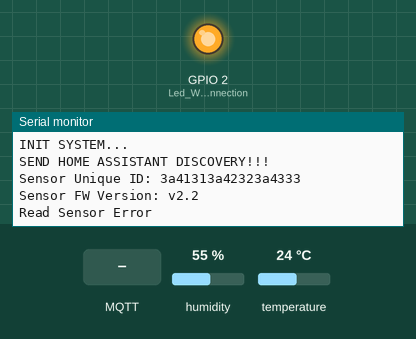
Bench run of a program on a simulated ESP8266 (Wemos D1 mini). Parts: output pins drawn as LEDs (lit = HIGH), the last lines printed to the serial monitor. The test bench sets the inputs (shaded band); at power-on: humidity 55 %, temperature 24 °C. WiFi joins after 1.5 s; servers stay silent unless stated; no MQTT or app messages arrive unless stated; pins used as bus, display or sensor lines are not drawn. At 10.7 s the program puts the board to deep sleep or switches it off; the recording ends there.

Above: at 2.8 s.
2.9 s: MQTT message "online" arrives on the first subscribed topic
At 4.5 s:
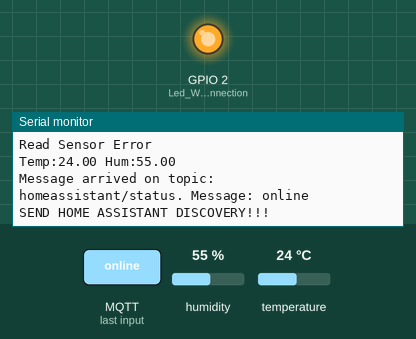
5.1 s: MQTT message "1" arrives on the first subscribed topic
At 6.5 s:
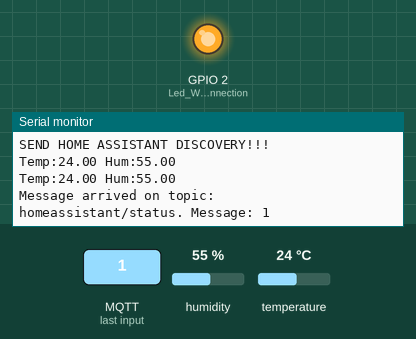
7.1 s: MQTT message "on" arrives on the first subscribed topic
At 8.2 s:
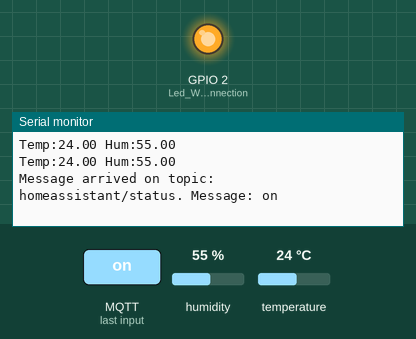

The program:

main.cpp
```cpp
// (licence header left out)
#include <Adafruit_Sensor.h>
#include <DHT.h>
#include <ESP8266WiFi.h>
#include <PubSubClient.h>
#include <ArduinoJson.h>
#include <AsyncMqttClient.h>
#include <WiFiClientSecure.h>
#include <time.h>

#include "config.h"
#include "NtpUtils.hpp"
#include "WifiUtils.hpp"
#include "MQTT.hpp"


#define DHTPIN    13     // Digital pin connected to the DHT sensor - Pin D7 (GPIO13)
#define DHTVCC    5      // Pin connected to the VCC DHT sensor - Pin D1 (GPIO5)
// Feather HUZZAH ESP8266 note: use pins 3, 4, 5, 12, 13 or 14 --
// Pin 15 can work but DHT must be disconnected during program upload.
#define DHTTYPE   DHT11  // DHT 11

//Global Variables
bool g_InitSystem = true;
float TempSensor;
float HumSensor;
DHT dht(DHTPIN, DHTTYPE);
uint32_t delayMS = 1000;


//Setup
void setup() {
  Serial.begin(9600);
  pinMode(LED_BUILTIN, OUTPUT); // Led Wifi connection
  pinMode(DHTVCC, OUTPUT); // Power Supply DHT11 - Pin D1 (GPIO5)

  ConnectWiFi_STA(false); //False with DHCP or True with Static IP
  InitMqtt(); //Ini MQTT

  // Initialize sensor device.
  dht.begin();
}

//Wait to read
void waitRead(){
 //Serial.println("Esperando 1 segundo");
 while ((currentMillis - previousMillis) <= delayMS){
    currentMillis = millis();
  }
  previousMillis = currentMillis;
  currentMillis = millis();
}

//Main Loop

void loop()
{

  HandleMqtt();

  //Send HomeAssistant Discovery
  if(g_InitSystem)
  {
    delay(100);
    g_InitSystem = false;
    Serial.println("INIT SYSTEM...");
    MqttHomeAssistantDiscovery();     // Send Discovery Data
    Serial.println ("Sensor Unique ID: " + MQTT_UNIQUE_ID);
    Serial.println ("Sensor FW Version: " + String(MQTT_SW_VERSION));
  }

  // Enable DHT11 and Read Temperature and humidity and Publish in topic
  digitalWrite(DHTVCC, HIGH);

  while ((isnan(HumSensor) || isnan(TempSensor)) || ((HumSensor == 0) || (TempSensor == 0)))
  {
    Serial.println("Read Sensor Error");
    waitRead();
    HumSensor = dht.readHumidity();
    waitRead();
    TempSensor = dht.readTemperature();
    delay(100);
  }
  waitRead();
  Serial.println("Temp:" + String(TempSensor) + " " + "Hum:" + String(HumSensor));
  PublisMqtt(VERSION, round(TempSensor), round(HumSensor));

  //Deep Sleep only 10 seconds connected
  #ifdef ESP_SLEEP
    if (currentMillis >= intervalSleep){
      Serial.println ("Go to sleep");
      ESP.deepSleep(ESP_SLEEP);
    }
  #endif

}
```

MQTT.hpp
```cpp
#ifdef MQTT_TLS
    // X.509 parsed
	BearSSL::X509List cert(cacert);
	BearSSL::X509List client_crt(client_cert);
	BearSSL::PrivateKey key(privkey);
	// Secure client connection class
	BearSSL::WiFiClientSecure espClient;
	// Secure client connection class
	PubSubClient mqttClient (espClient);
#else
	WiFiClient espClient;
	PubSubClient mqttClient (espClient);
#endif

//MQTT homeAssitant Discovery
void MqttHomeAssistantDiscovery()
{
	String discoveryTopic;
	String payload;
	String strPayload;

    //Generate de MQTT UNIQUE ID FROM MAC
    for (int i=8; i < macAddr.length(); i++ )
    {
        MQTT_UNIQUE_ID.concat(String(macAddr[i],HEX));
    }

    //Send Home Assistant Discovery
	if (mqttClient.connected())
	{
		Serial.println("SEND HOME ASSISTANT DISCOVERY!!!");
        StaticJsonDocument<600> payload;
        JsonObject device;
        JsonArray identifiers;

		/*Temperature*/

		discoveryTopic = "homeassistant/sensor/" + MQTT_UNIQUE_ID + "/" + MQTT_CLIENT_NAME + "_temp" + "/config";

        payload["name"] = MQTT_CLIENT_NAME + "Temperature";
        payload["uniq_id"] = MQTT_UNIQUE_ID + "_temp";
        payload["stat_t"] = MQTT_STATUS_TOPIC;
        payload["dev_cla"] = "temperature";
        payload["val_tpl"] = "{{ value_json.temp | is_defined }}";
        payload["unit_of_meas"] = "°C";
        device = payload.createNestedObject("device");
        device["name"] = MQTT_CLIENT_NAME;
        device["model"] = MQTT_DEVICE_MODEL;
        device["sw_version"] = MQTT_SW_VERSION;
        device["manufacturer"] = MQTT_MANUFACTURED;
        identifiers = device.createNestedArray("identifiers");
        identifiers.add(MQTT_UNIQUE_ID);
        serializeJson(payload, strPayload);
        mqttClient.publish(discoveryTopic.c_str(), strPayload.c_str());

		/*Humidity*/

		payload.clear();
        device.clear();
        identifiers.clear();
        strPayload.clear();

        discoveryTopic = "homeassistant/sensor/" + MQTT_UNIQUE_ID + "/" + MQTT_CLIENT_NAME + "_hum" + "/config";

        payload["name"] = MQTT_CLIENT_NAME + "Humidity";
        payload["uniq_id"] = MQTT_UNIQUE_ID + "_hum";
        payload["stat_t"] = MQTT_STATUS_TOPIC;
        payload["dev_cla"] = "humidity";
        payload["val_tpl"] = "{{ value_json.hum | is_defined }}";
        payload["unit_of_meas"] = "%";
        device = payload.createNestedObject("device");
        device["name"] = MQTT_CLIENT_NAME;
        device["model"] = MQTT_DEVICE_MODEL;
        device["sw_version"] = MQTT_SW_VERSION;
        device["manufacturer"] = MQTT_MANUFACTURED;
        identifiers = device.createNestedArray("identifiers");
        identifiers.add(MQTT_UNIQUE_ID);

        serializeJson(payload, strPayload);

        mqttClient.publish(discoveryTopic.c_str(), strPayload.c_str());
	}
}


// When MQTT received
void OnMqttReceived(char* topic, byte* inFrame, unsigned int length)
{
    Serial.print("Message arrived on topic: ");
    Serial.print(topic);
    Serial.print(". Message: ");
    String messageTemp;

    for (int i = 0; i < length; i++)
    {
        Serial.print((char)inFrame[i]);
        messageTemp += (char)inFrame[i];
    }
    Serial.println();

    if(String(topic) == String("homeassistant/status"))
    {
        if(messageTemp == "online")
            MqttHomeAssistantDiscovery();
    }
}


//Ini MQTT
void InitMqtt()
{
    #ifdef MQTT_TLS
	    //espClient.setTrustAnchors(&cert);
		espClient.setInsecure();
		espClient.setClientRSACert(&client_crt, &key);
		//setClock();
	#endif
	mqttClient.setServer(MQTT_BROKER_ADRESS, MQTT_PORT);
	mqttClient.setCallback(OnMqttReceived);
	mqttClient.setBufferSize(512);

}

//Subscribe MQTT Topic for Discovery HomeAssistant
void SuscribeMqtt()
{
	mqttClient.subscribe("homeassistant/status");
	Serial.println ("Topic Subscribed");
}

// connect MQTT
void ConnectMqtt()
{
	while (!mqttClient.connected())
	{
		Serial.print("Starting MQTT connection...");
        currentMillis = millis();
		if (mqttClient.connect(MQTT_CLIENT_NAME.c_str(), MQTT_USER, MQTT_PASS))
		{
			SuscribeMqtt();
		}
		else
		{
			Serial.print("Failed MQTT connection, rc=");
			Serial.print(mqttClient.state());
			Serial.println(" try again in 1 seconds");
			delay(1000);

            //Save battery if don't connect to Broker
            #ifdef ESP_SLEEP
                if (currentMillis >= intervalSleep){
                    Serial.println ("Go to sleep");
                    ESP.deepSleep(ESP_SLEEP);
                }
            #endif
		}
	}
}

//HandleMqtt
void HandleMqtt()
{
	if (!mqttClient.connected())
	{
		ConnectMqtt();
	}
	mqttClient.loop();
}


//Publish Mqtt

void PublisMqtt(String version, float temp, float hum)
{
    StaticJsonDocument<200> payload;
    payload["FW"] = version;
    payload["temp"] = temp;
    payload["hum"] = hum;

    String strPayload;
    serializeJson(payload, strPayload);

    if(mqttClient.connected())
    {
        mqttClient.publish(MQTT_STATUS_TOPIC.c_str(), strPayload.c_str());
    }

}
```

NtpUtils.hpp
```cpp
unsigned long lastMillis = 0;
time_t now;
time_t nowish = 1510592825;
uint8_t DST = 1;
int8_t TIME_ZONE = +1;

time_t setClock() {
  configTime(3 * 3600, 0, "pool.ntp.org", "time.nist.gov");

  Serial.print("Waiting for NTP time sync: ");
  time_t now = time(nullptr);
  while (now < 8 * 3600 * 2) {
    delay(500);
    Serial.print(".");
    now = time(nullptr);
  }
  Serial.println("");
  struct tm timeinfo;
  gmtime_r(&now, &timeinfo);
  Serial.print("Current time: ");
  Serial.print(asctime(&timeinfo));
  return now;
}
```

WifiUtils.hpp
```cpp
// WIFI Client
void ConnectWiFi_STA(bool useStaticIP = false)
{
   Serial.println("");
   WiFi.mode(WIFI_STA);
   WiFi.begin(ssid, password);
   if(useStaticIP) WiFi.config(ip, gateway, subnet, primaryDNS, secondaryDNS);
   while (WiFi.status() != WL_CONNECTED)
   {
     delay(100);
     Serial.print('.');
     currentMillis = millis();
     //Save battery if don't connect WIFI
     #ifdef ESP_SLEEP
      if (currentMillis >= intervalSleep){
        Serial.println ("Go to sleep");
        ESP.deepSleep(ESP_SLEEP);
      }
     #endif
   }

   Serial.println("");
   Serial.print("Iniciado STA:\t");
   Serial.println(ssid);

   Serial.print("IP address:\t");
   Serial.println(WiFi.localIP());
   miIP = (WiFi.localIP());

   Serial.print("ESP Mac Address: ");
   Serial.println(WiFi.macAddress());
   macAddr = WiFi.macAddress();

   Serial.print("Subnet Mask: ");
   Serial.println(WiFi.subnetMask());
   mascaraRed = (WiFi.subnetMask());

   Serial.print("Gateway IP: ");
   Serial.println(WiFi.gatewayIP());
   puertaEnlace = (WiFi.gatewayIP());

   Serial.print("DNS: ");
   Serial.println(WiFi.dnsIP());
   miDNS = (WiFi.dnsIP());

   Serial.print("RRSI: ");
   Serial.println(WiFi.RSSI());
   miRSSI = String (WiFi.RSSI()) + "db";

   digitalWrite(LED_BUILTIN, HIGH);  //Activamos led interno para indicar conexión WIFI establecida

}

// Reconnect to WiFi if not connected
void ReconnectionWifi(){

  miRSSI = String (WiFi.RSSI()) + "db";
  if ((WiFi.status() != WL_CONNECTED) && (currentMillis - previousWifiMillis >=intervalWifi)) {
    digitalWrite(LED_BUILTIN, LOW);
    WiFi.disconnect();
    WiFi.reconnect();
    previousWifiMillis = currentMillis;
    Serial.println("Intento Conexion");
  } else if (WiFi.status() == WL_CONNECTED){
      digitalWrite(LED_BUILTIN, HIGH);
  }
}

//AP WIFI
void ConnectWiFi_AP(bool useStaticIP = true)
{
   Serial.println("");
   WiFi.mode(WIFI_AP);
   while(!WiFi.softAP(ssid, password))
   {
     Serial.println(".");
     delay(100);
   }
   if(useStaticIP) WiFi.softAPConfig(ip, gateway, subnet);

   Serial.println("");
   Serial.print("Iniciado AP:\t");
   Serial.println(ssid);
   Serial.print("IP address:\t");
   Serial.println(WiFi.softAPIP());
}
```

example_config.h
```cpp
//Version
String VERSION = "v2.2";

//define user, if you don't use comment please
#define MQTT_TLS  // to use MQTT TLS
#define ESP_SLEEP 3600000000 // Time in uS to sleep

//WIFI config
const char* ssid     = "YOURSSID";
const char* password = "PASSWORD";
const char* hostname = "Wemos_Temp_Rack";

//Static IP config
IPAddress ip(192, 168, 1, 5);
IPAddress gateway(192, 168, 1, 1);
IPAddress subnet(255, 255, 255, 0);
IPAddress primaryDNS(1, 1, 1, 1);
IPAddress secondaryDNS(1, 0, 0, 1);

// info
IPAddress 	miIP;
IPAddress 	mascaraRed;
IPAddress 	puertaEnlace;
IPAddress 	miDNS;
String 		miRSSI;
String 		macAddr;

// Variables to reconnect wifi (verify each 10 seconds)
unsigned long previousWifiMillis = 0;
unsigned long currentMillis = 0;
unsigned long previousPushMillis = 0;
unsigned long intervalWifi = 10000;

// Variables to time Read Sensor
unsigned long previousMillis = 0;
unsigned long intervalRead = 1000;
unsigned long intervalSleep = 10000;

//Variables MQTT config
const char* 		MQTT_BROKER_ADRESS = "YOUR MQTT HOST OR IP";

#ifdef MQTT_TLS
	const uint16_t MQTT_PORT = 8883;
#else
	const uint16_t MQTT_PORT = 1883;
#endif

const char* 		MQTT_USER = "guest";
const char* 		MQTT_PASS = "123456";

// Variable used for MQTT Discovery
const char*         MQTT_DEVICE_MODEL = "WemosDevice";                          // Hardware Model
const char*         MQTT_SW_VERSION = VERSION.c_str();                          // Firmware Version
const char*         MQTT_MANUFACTURED = "cgasper79";                            // Manufacturer Name
String		 		MQTT_CLIENT_NAME = "RackSensor"; 							// Device Name
String              MQTT_STATUS_TOPIC = "dispositivos/" + MQTT_CLIENT_NAME; 	// MQTT Topic
String				MQTT_UNIQUE_ID;

// Certificates

#ifdef MQTT_TLS

static const char cacert[] PROGMEM = R"EOF(
-----BEGIN CERTIFICATE-----
MIIDxTCCAq2gAwIBAgIUStHVcPqUgPvCpfC5b5jg4s9pPUMwDQYJKoZIhvcNAQEL
BQAwcjELMAkGA1UEBhMCRVMxEDAOBgNVBAgMB1NhbnRha28xEjAQBgNVBAcMCUJh
cmNlbG9uYTEYMBYGA1UECgwPR2FzcGVyd2ViZGVzaWduMQswCQYDVQQLDAJDQTEW
MBQGA1UEAwwNMTkyLjE2OC4xLjE0MDAeFw0yMzEyMjcxNjU0NDFaFw0zMzEyMjQx
NjU0NDFaMHIxCzAJBgNVBAYTAkVTMRAwDgYDVQQIDAdTYW50YWtvMRIwEAYDVQQH
DAlCYXJjZWxvbmExGDAWBgNVBAoMD0dhc3BlcndlYmRlc2lnbjELMAkGA1UECwwC
Q0ExFjAUBgNVBAMMDTE5Mi4xNjguMS4xNDAwggEiMA0GCSqGSIb3DQEBAQUAA4IB
DwAwggEKAoIBAQCsBDg3A4ShnG0e7PvRdkVOoecigD+3AosC+x70tR62ez7d//AV
ohK+UkZdXZvF0h2BgKL7RDMPpucTU7KqQEKADiYItoCeTm+Wc+L/O2CDu74APzPJ
uxBE5T7/+k/W79hB5NRIhEvGbev7cMAGc+EzlYlPucGRY8MZPQsRqErQ0jt6jD/f
VWLitDE7MdnPYjooxSE3B6MGm5naX3zxfEWw4Q8eNem949FXs3lJD2vpGR+rGkj8
XQYIlupR3T2BvlJt0P+BuO8jA+GENTuYzBf7AgMBAAGjUzBRMB0GA1UdDgQWBBSN
9MAakH19t+zvonlAesvJsjCjHDAfBgNVHSMEGDAWgBSN9MAakH19t+zvonlAesvJ
sjCjHDAPBgNVHRMBAf8EBTADAQH/MA0GCSqGSIb3DQEBCwUAA4IBAQCMx7i05ZPc
cIBI6DoW70TNcMH1GLluBakJ3ScQiM3KuiAAvg+zA/sYryfTrA9/WnBrBoIz4GvP
/FyUWj7CqC6ViVyEyqoUse4lNBRUa1Dq1xjjPP/uWPxMEVvups5QcyBxxfGDHbXe
/eznCHgU6FCtSj5mj2nxfSrGtlSrE3J1ee6F5D0Oz9RnTWI4su+SEvAqJQrM63ew
-----END CERTIFICATE-----
)EOF";

static const char client_cert[] PROGMEM = R"KEY(
-----BEGIN CERTIFICATE-----
MIIDbzCCAlcCFFHOt9TQUy6Mqj3zawXyEQbAT9TZMA0GCSqGSIb3DQEBCwUAMHIx
CzAJBgNVBAYTAkVTMRAwDgYDVQQIDAdTYW50YWtvMRIwEAYDVQQHDAlCYXJjZWxv
bmExGDAWBgNVBAoMD0dhc3BlcndlYmRlc2lnbjELMAkGA1UECwwCQ0ExFjAUBgNV
BAMMDTE5Mi4xNjguMS4xNDAwHhcNMjMxMjI3MTY1NDQyWhcNMzMxMjI0MTY1NDQy
WjB2MQswCQYDVQQGEwJFUzEQMA4GA1UECAwHU2FudGFrbzESMBAGA1UEBwwJQmFy
Y2Vsb25hMRgwFgYDVQQKDA9HYXNwZXJ3ZWJkZXNpZ24xDzANBgNVBAsMBkNsaWVu
dDEWMBQGA1UEAwwNMTkyLjE2OC4xLjE0MDCCASIwDQYJKoZIhvcNAQEBBQADggEP
ADCCAQoCggEBAKS/QaQ4qpBDG38JGAjHkDxJzO3S02drQ/ErziZKBblxTZgtV9Fo
0lCQTPMa6hjykkSyx/5TYINSntPMNumTos9jqWZrlPv1eY1Kj1cmgicFTWJkmlSI
LNCPH/hhu8O+8TJqxp3XhaHom9kkK2INeUnHvMMpGcez1VKC/6r7E7bGSd5fzWKt
/udcrZbUVY/QxX+Qs8udC1xCaVrPFnNstO9UP1qao0BPdCEhZ2qYv4/nTRm8a9o+
cO2vQCWTzuDebxloAr0EguaWTIenP7/WuPEJ4XUJmTWF0MsG41KiCBcSlT42L+YQ
KC0ZEWvgRfi4nsMZg30tAC6Y4uVRktMQ5IUCAwEAATANBgkqhkiG9w0BAQsFAAOC
AQEAC3dIkIr96bLj5gGS2hWta8TVQhBe2p59IRM2l94LI75ZqTfvBrfWRyoCSY90
CbptZWoqDm3CKIfys781vX+pJtSWIQ9sSW98uikR1CGxla24YyHQZ3qb2jrM++e3
a/8Qg5FaO4xOjwftRAXv5G3Gkk+X2l1Z4YzADzFHmnAuz5DFOwwSVlNxN2OdnbM+
GNVmV+DXvMsdiPT5z+EZB2eUfs72u8Njt7cpO8yzc2RntOVYX8eiS2JnIFVuuul+
-----END CERTIFICATE-----
)KEY";

static const char privkey[] PROGMEM = R"KEY(
-----BEGIN PRIVATE KEY-----
MIIEvQIBADANBgkqhkiG9w0BAQEFAASCBKcwggSjAgEAAoIBAQCkv0GkOKqQQxt/
CRgIx5A8Sczt0tNna0PxK84mSgW5cU2YLVfRaNJQkEzzGuoY8pJEssf+U2CDUp7T
zDbpk6LPY6lma5T79XmNSo9XJoInBU1iZJpUiCzQjx/4YbvDvvEyasad14Wh6JvZ
JCtiDXlJx7zDKRnHs9VSgv+q+xO2xkneX81irf7nXK2W1FWP0MV/kLPLnQtcQmla
zxZzbLTvVD9amqNAT3QhIWdqmL+P500ZvGvaPnDtr0Alk87g3m8ZaAK9BILmlkyH
pz+/1rjxCeF1CZk1hdDLBuNSoggXEpU+Ni/mECgtGRFr4EX4uJ7DGYN9LQAumOLl
UZLTEOSFAgMBAAECggEBAJeHjqG0uTT9dHHw9FlG7OR24PWyH14VLCXMK83N8dvy
WfNpaUekSSVuxEgqbj1KB70GT6seFzxSpuGaCLvoXiywtyQMOblRvF53wMXhFn87
gkTI0aaEpeuiaT507lYJ7yF3Un3luPUF1Srw+LI0QGXbQESlLiAfyUseUHh8fVJz
Lvo4lAEv/yKtbtA+mHumLY2PvMi49KR/FSpDPCxSfFYUPqpe5toH69M1EqspAa7v
BkEWsoKQFDFeTqRZONrJz/Y+d0Dhr7+0LIn+4+CAeePTZIzfE+y8OO35Za0GDMGb
KuG+JaFfyv+dL27OkD6Kh8VkOBe3XAT11paGsN4z4QECgYEA2uaZWaoBjDddemsJ
ZbkFnVgMsbhx/DgUESnhyokiuTrPScrV4tiWKwmQwNvnqMCpVQqE0pjAKfUcFIYg
9FbsO/Q1mqNPUyyT1CFtfdg99vBpsxi/8fMadC+BaNIQSCjqWEZaoZ76ZbsJsiod
e65Qn7XlJ77oA5n9JR5FTjct9cECgYEAwKsabObeCsm7FNuhYcY6UJlPg8UCTvQf
wxN7OgmciUlZpEkj0EwkGJvSsNNQmYrtaIwOOP57nqR5q/70NJg/M6RW3lq5XfG0
PbTIhbuQKzxNXVWkkn8/U639Z4z5yqsAQFhJvZCdRdxHaPT1qwY+gKjMhf3qh0VQ
k7f/+cqah8UCgYB2X50tz7FmkcoLGTbLu3I91A+JS6TYL7sqTOu9CsusPxE5Zmaj
dVw/ibytjj2IFCd9xWJuQAwqpFG7B41qlFbLVRRnu0h6QfDvFeSP2RApKXj/ULL7
s+rqSYZBmNcVLosLkYARRldCDBMCNaQb7ffLZiG1jJcK24r5N5Vi5pQEAQKBgAHF
0UFtQl/BCWqgtrRqmYDCWFvzBRlq35vw4vJewkT1GtELJzw0ZySe0mp0F0rCX3rV
xw+5L7P++WueteqB+BrmiTIUjZ4SqkDjF/E7D5GGRYP1VMVQTGndsPYx8t5tglwV
qpP5HK5OeEz5jSwDwapuIWAsuN240sf0JrbH6Uahf+zp+RoardH475G+WwOeAPl2
-----END PRIVATE KEY-----
)KEY";

#endif
```

Measured:
- after the input at 2.9 s, the serial monitor: prints a new line after 0.75 s (image 1)
- after the input at 5.1 s, the serial monitor: prints a new line after 0.55 s (image 2)
- after the input at 7.1 s, the serial monitor: prints a new line after 0.55 s (image 3)
